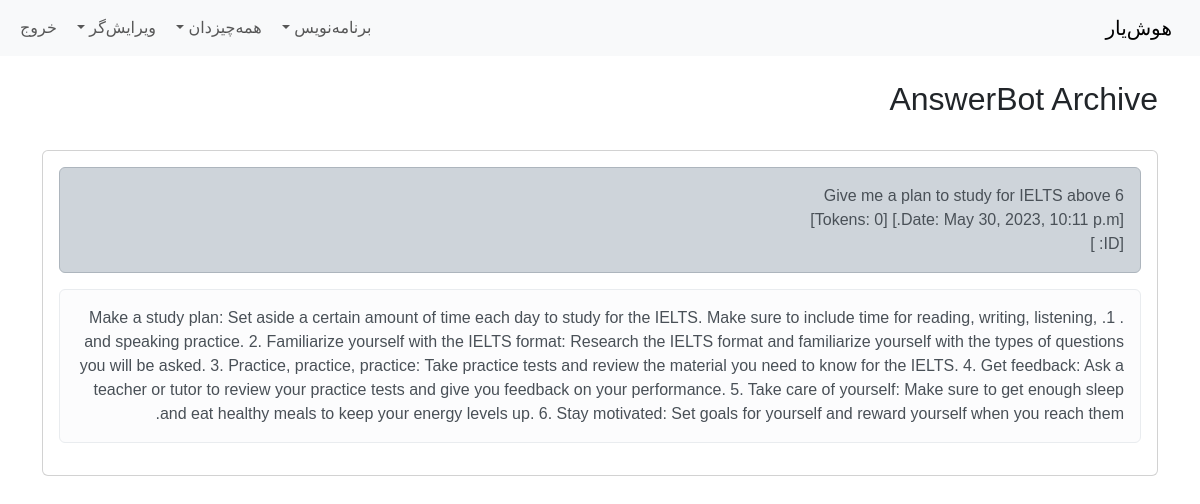
The app's page /ask-me-archive/ (signed in) with its own data.
### website/models.py (models this page shows, shortened)
class Dialogue(models.Model):
	user = models.ForeignKey(User, related_name="code", on_delete=models.DO_NOTHING)
	question = models.TextField(max_length=5000)
	answer = models.TextField(max_length=5000)
	created_at = models.DateTimeField(auto_now_add=True)
	total_tokens = models.IntegerField(default=0)
	openai_id = models.CharField(max_length=256, default="")

### website/views.py (the view)
# urls.py: path('ask-me-archive/',views.ask_me_arch, name='ask_me_arch'),
@login_required
def ask_me_arch(request):
    dialogues = Dialogue.objects.filter(user_id=request.user.id).order_by('-created_at')
    return render(request, 'ask_me_arch.html', {"dialogues":dialogues})

### website/templates/ask_me_arch.html
{% extends 'base.html' %}
{% block content %}
<h2>AnswerBot Archive</h2>
<br/>
{% if dialogues %}
    {% for dialogue in dialogues %}
    <div class="card">
        <div class="card-body">
            <div class="alert alert-dark" role="alert">
                {{ dialogue.question }}
                <br/>
                [Date: {{ dialogue.created_at }}] [Tokens: {{ dialogue.total_tokens }}]
                <br/>
                [ID: {{ dialogue.openai_id }}]
            </div>
            <div class="alert alert-light" role="alert">
                {{ dialogue.answer }}
            </div>
        </div>
      </div>
        <br/>
    {% endfor %}
{% endif %}
{% endblock %}

### website/static/css/custom.css (style rules this page uses)
body { font-family: 'Sahel', sans-serif; }

### records on screen
Dialogue: question "Give me a plan to study for IELTS above 6", created_at "May 30, 2023, 10:11 p.m.", total_tokens "0", answer ". 1. Make a study plan: Set aside a certain amount of time each day to study for the IELTS. Make sure to include time for reading, writing, listening, and speaking practice. 2. Familiarize yourself with the IELTS format: Research the IELTS format and familiarize yourself with the types of questions you will be asked. 3. Practice, practice, practice: Take practice tests and review the material you need to know for the IELTS. 4. Get feedback: Ask a teacher or tutor to review your practice tests and give you feedback on your performance. 5. Take care of yourself: Make sure to get enough sleep and eat healthy meals to keep your energy levels up. 6. Stay motivated: Set goals for yourself and…"
